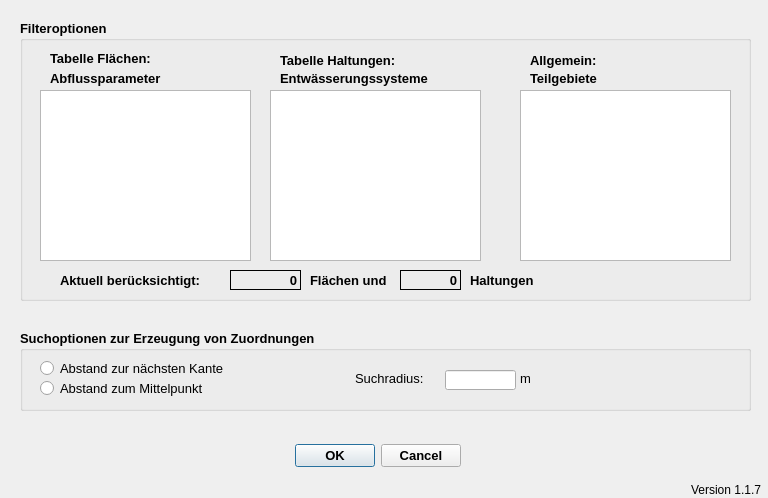
<?xml version="1.0" encoding="UTF-8"?>
<ui version="4.0">
 <class>ImportFromHEDialogBase</class>
 <widget class="QDialog" name="ImportFromHEDialogBase">
  <property name="geometry">
   <rect>
    <x>0</x>
    <y>0</y>
    <width>768</width>
    <height>498</height>
   </rect>
  </property>
  <property name="windowTitle">
   <string>Verbindungslinien erstellen</string>
  </property>
  <widget class="QDialogButtonBox" name="button_box">
   <property name="geometry">
    <rect>
     <x>280</x>
     <y>440</y>
     <width>181</width>
     <height>32</height>
    </rect>
   </property>
   <property name="font">
    <font>
     <pointsize>10</pointsize>
     <weight>75</weight>
     <bold>true</bold>
    </font>
   </property>
   <property name="toolTip">
    <string>&lt;html&gt;&lt;head/&gt;&lt;body&gt;&lt;p&gt;Datenimport starten ...&lt;/p&gt;&lt;/body&gt;&lt;/html&gt;</string>
   </property>
   <property name="orientation">
    <enum>Qt::Horizontal</enum>
   </property>
   <property name="standardButtons">
    <set>QDialogButtonBox::Cancel|QDialogButtonBox::Ok</set>
   </property>
  </widget>
  <widget class="QLabel" name="label_3">
   <property name="geometry">
    <rect>
     <x>690</x>
     <y>480</y>
     <width>71</width>
     <height>20</height>
    </rect>
   </property>
   <property name="toolTip">
    <string>Version QKan Import</string>
   </property>
   <property name="text">
    <string>Version 1.1.7</string>
   </property>
   <property name="alignment">
    <set>Qt::AlignRight|Qt::AlignTrailing|Qt::AlignVCenter</set>
   </property>
  </widget>
  <widget class="QGroupBox" name="groupBox_2">
   <property name="geometry">
    <rect>
     <x>20</x>
     <y>20</y>
     <width>731</width>
     <height>281</height>
    </rect>
   </property>
   <property name="font">
    <font>
     <pointsize>10</pointsize>
     <weight>75</weight>
     <bold>true</bold>
    </font>
   </property>
   <property name="title">
    <string>Filteroptionen</string>
   </property>
   <widget class="QListWidget" name="lw_flaechen_abflussparam">
    <property name="geometry">
     <rect>
      <x>20</x>
      <y>70</y>
      <width>211</width>
      <height>171</height>
     </rect>
    </property>
    <property name="toolTip">
     <string extracomment="Auswahl der zu bearbeitenden Flächen nach Abflussparameter. Alle auswählen mit [Strg]+A"/>
    </property>
    <property name="selectionMode">
     <enum>QAbstractItemView::ExtendedSelection</enum>
    </property>
   </widget>
   <widget class="QLabel" name="label_2">
    <property name="geometry">
     <rect>
      <x>30</x>
      <y>30</y>
      <width>141</width>
      <height>16</height>
     </rect>
    </property>
    <property name="font">
     <font>
      <weight>75</weight>
      <bold>true</bold>
     </font>
    </property>
    <property name="text">
     <string>Tabelle Flächen:</string>
    </property>
   </widget>
   <widget class="QLabel" name="label_4">
    <property name="geometry">
     <rect>
      <x>260</x>
      <y>50</y>
      <width>171</width>
      <height>16</height>
     </rect>
    </property>
    <property name="font">
     <font>
      <weight>75</weight>
      <bold>true</bold>
     </font>
    </property>
    <property name="text">
     <string>Entwässerungssysteme</string>
    </property>
   </widget>
   <widget class="QListWidget" name="lw_hal_entw">
    <property name="geometry">
     <rect>
      <x>250</x>
      <y>70</y>
      <width>211</width>
      <height>171</height>
     </rect>
    </property>
    <property name="toolTip">
     <string extracomment="Auswahl der zu bearbeitenden Haltungen nach Entwässerungssystem. Alle auswählen mit [Strg]+A"/>
    </property>
    <property name="selectionMode">
     <enum>QAbstractItemView::ExtendedSelection</enum>
    </property>
   </widget>
   <widget class="QLabel" name="label_5">
    <property name="geometry">
     <rect>
      <x>510</x>
      <y>50</y>
      <width>91</width>
      <height>16</height>
     </rect>
    </property>
    <property name="font">
     <font>
      <weight>75</weight>
      <bold>true</bold>
     </font>
    </property>
    <property name="text">
     <string>Teilgebiete</string>
    </property>
   </widget>
   <widget class="QListWidget" name="lw_teilgebiete">
    <property name="geometry">
     <rect>
      <x>500</x>
      <y>70</y>
      <width>211</width>
      <height>171</height>
     </rect>
    </property>
    <property name="toolTip">
     <string extracomment="Auswahl der zu bearbeitenden Teilgebiete. Alle auswählen mit [Strg]+A"/>
    </property>
    <property name="selectionMode">
     <enum>QAbstractItemView::ExtendedSelection</enum>
    </property>
   </widget>
   <widget class="QLabel" name="label_6">
    <property name="geometry">
     <rect>
      <x>30</x>
      <y>50</y>
      <width>141</width>
      <height>16</height>
     </rect>
    </property>
    <property name="font">
     <font>
      <weight>75</weight>
      <bold>true</bold>
     </font>
    </property>
    <property name="text">
     <string>Abflussparameter</string>
    </property>
   </widget>
   <widget class="QLabel" name="label_7">
    <property name="geometry">
     <rect>
      <x>260</x>
      <y>30</y>
      <width>171</width>
      <height>20</height>
     </rect>
    </property>
    <property name="font">
     <font>
      <weight>75</weight>
      <bold>true</bold>
     </font>
    </property>
    <property name="text">
     <string>Tabelle Haltungen:</string>
    </property>
   </widget>
   <widget class="QLabel" name="label_8">
    <property name="geometry">
     <rect>
      <x>510</x>
      <y>30</y>
      <width>91</width>
      <height>20</height>
     </rect>
    </property>
    <property name="font">
     <font>
      <weight>75</weight>
      <bold>true</bold>
     </font>
    </property>
    <property name="text">
     <string>Allgemein:</string>
    </property>
   </widget>
   <widget class="QLabel" name="label_10">
    <property name="geometry">
     <rect>
      <x>290</x>
      <y>250</y>
      <width>81</width>
      <height>20</height>
     </rect>
    </property>
    <property name="font">
     <font>
      <pointsize>10</pointsize>
      <weight>75</weight>
      <bold>true</bold>
     </font>
    </property>
    <property name="text">
     <string>Flächen und</string>
    </property>
   </widget>
   <widget class="QLabel" name="lf_anzahl_flaechen">
    <property name="geometry">
     <rect>
      <x>210</x>
      <y>250</y>
      <width>71</width>
      <height>20</height>
     </rect>
    </property>
    <property name="font">
     <font>
      <pointsize>10</pointsize>
      <weight>75</weight>
      <bold>true</bold>
     </font>
    </property>
    <property name="frameShape">
     <enum>QFrame::Panel</enum>
    </property>
    <property name="text">
     <string>0</string>
    </property>
    <property name="alignment">
     <set>Qt::AlignRight|Qt::AlignTrailing|Qt::AlignVCenter</set>
    </property>
   </widget>
   <widget class="QLabel" name="label_11">
    <property name="geometry">
     <rect>
      <x>450</x>
      <y>250</y>
      <width>71</width>
      <height>20</height>
     </rect>
    </property>
    <property name="font">
     <font>
      <pointsize>10</pointsize>
      <weight>75</weight>
      <bold>true</bold>
     </font>
    </property>
    <property name="text">
     <string>Haltungen</string>
    </property>
   </widget>
   <widget class="QLabel" name="lf_anzahl_haltungen">
    <property name="geometry">
     <rect>
      <x>380</x>
      <y>250</y>
      <width>61</width>
      <height>20</height>
     </rect>
    </property>
    <property name="font">
     <font>
      <pointsize>10</pointsize>
      <weight>75</weight>
      <bold>true</bold>
     </font>
    </property>
    <property name="frameShape">
     <enum>QFrame::Panel</enum>
    </property>
    <property name="text">
     <string>0</string>
    </property>
    <property name="alignment">
     <set>Qt::AlignRight|Qt::AlignTrailing|Qt::AlignVCenter</set>
    </property>
   </widget>
   <widget class="QLabel" name="label_12">
    <property name="geometry">
     <rect>
      <x>40</x>
      <y>250</y>
      <width>161</width>
      <height>20</height>
     </rect>
    </property>
    <property name="font">
     <font>
      <pointsize>10</pointsize>
      <weight>75</weight>
      <bold>true</bold>
     </font>
    </property>
    <property name="text">
     <string>Aktuell berücksichtigt: </string>
    </property>
   </widget>
  </widget>
  <widget class="QGroupBox" name="groupBox">
   <property name="geometry">
    <rect>
     <x>20</x>
     <y>330</y>
     <width>731</width>
     <height>81</height>
    </rect>
   </property>
   <property name="font">
    <font>
     <pointsize>10</pointsize>
     <weight>75</weight>
     <bold>true</bold>
    </font>
   </property>
   <property name="toolTip">
    <string extracomment="Optionen zur Suche der nächsten Haltung zu einer Fläche"/>
   </property>
   <property name="title">
    <string>Suchoptionen zur Erzeugung von Zuordnungen</string>
   </property>
   <widget class="QLabel" name="label_9">
    <property name="geometry">
     <rect>
      <x>500</x>
      <y>40</y>
      <width>31</width>
      <height>16</height>
     </rect>
    </property>
    <property name="font">
     <font>
      <weight>50</weight>
      <bold>false</bold>
     </font>
    </property>
    <property name="toolTip">
     <string extracomment="Radius zur Berücksichtigung von Flächen um die Haltungen"/>
    </property>
    <property name="text">
     <string>m</string>
    </property>
   </widget>
   <widget class="QLabel" name="label">
    <property name="geometry">
     <rect>
      <x>335</x>
      <y>40</y>
      <width>91</width>
      <height>16</height>
     </rect>
    </property>
    <property name="font">
     <font>
      <weight>50</weight>
      <bold>false</bold>
     </font>
    </property>
    <property name="toolTip">
     <string extracomment="Radius zur Berücksichtigung von Flächen um die Haltungen"/>
    </property>
    <property name="text">
     <string>Suchradius:</string>
    </property>
   </widget>
   <widget class="QLineEdit" name="tf_suchradius">
    <property name="geometry">
     <rect>
      <x>425</x>
      <y>40</y>
      <width>71</width>
      <height>20</height>
     </rect>
    </property>
    <property name="toolTip">
     <string extracomment="Radius zur Berücksichtigung von Flächen um die Haltungen"/>
    </property>
   </widget>
   <widget class="QRadioButton" name="rb_abstandmittelpunkt">
    <property name="geometry">
     <rect>
      <x>20</x>
      <y>50</y>
      <width>191</width>
      <height>17</height>
     </rect>
    </property>
    <property name="font">
     <font>
      <weight>50</weight>
      <bold>false</bold>
     </font>
    </property>
    <property name="toolTip">
     <string extracomment="Es wird jeweils die geringste Entfernung zwischen Haltung und Zentroid der Fläche  berücksichtigt"/>
    </property>
    <property name="text">
     <string>Abstand zum Mittelpunkt</string>
    </property>
   </widget>
   <widget class="QRadioButton" name="rb_abstandkante">
    <property name="geometry">
     <rect>
      <x>20</x>
      <y>30</y>
      <width>221</width>
      <height>17</height>
     </rect>
    </property>
    <property name="font">
     <font>
      <weight>50</weight>
      <bold>false</bold>
     </font>
    </property>
    <property name="toolTip">
     <string extracomment="Es wird jeweils die geringste Entfernung zwischen Haltung und Umrisslinie berücksichtigt"/>
    </property>
    <property name="text">
     <string>Abstand zur nächsten Kante</string>
    </property>
   </widget>
  </widget>
 </widget>
 <resources/>
 <connections>
  <connection>
   <sender>button_box</sender>
   <signal>accepted()</signal>
   <receiver>ImportFromHEDialogBase</receiver>
   <slot>accept()</slot>
   <hints>
    <hint type="sourcelabel">
     <x>265</x>
     <y>205</y>
    </hint>
    <hint type="destinationlabel">
     <x>275</x>
     <y>117</y>
    </hint>
   </hints>
  </connection>
  <connection>
   <sender>button_box</sender>
   <signal>rejected()</signal>
   <receiver>ImportFromHEDialogBase</receiver>
   <slot>reject()</slot>
   <hints>
    <hint type="sourcelabel">
     <x>265</x>
     <y>205</y>
    </hint>
    <hint type="destinationlabel">
     <x>275</x>
     <y>117</y>
    </hint>
   </hints>
  </connection>
 </connections>
</ui>
